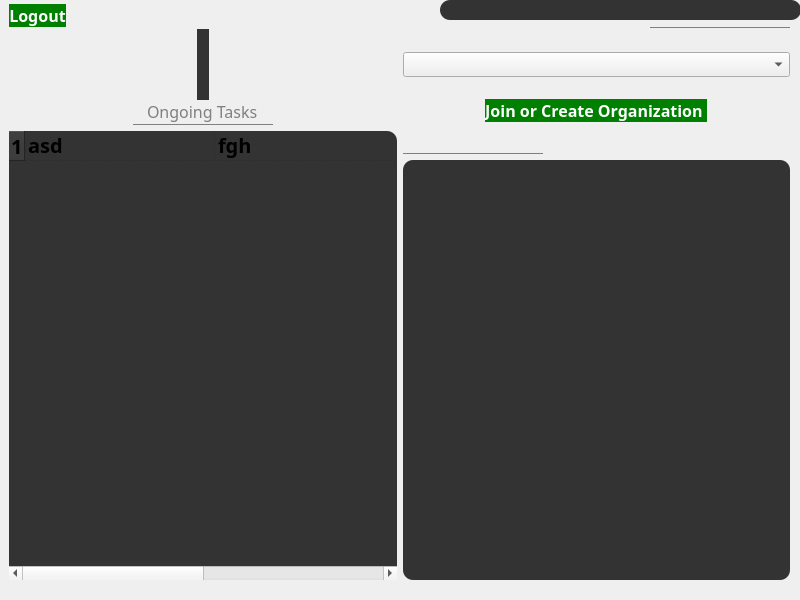
<?xml version="1.0" encoding="UTF-8"?>
<ui version="4.0">
 <class>MainViewWindow</class>
 <widget class="QWidget" name="MainViewWindow">
  <property name="geometry">
   <rect>
    <x>0</x>
    <y>0</y>
    <width>800</width>
    <height>600</height>
   </rect>
  </property>
  <property name="windowTitle">
   <string>Form</string>
  </property>
  <property name="styleSheet">
   <string notr="true">*{
	font-family:century gothic;
}

QFrame
{
	font-family:century gothic;
	font-size:20px;
	font:bold;
	background:#333;
	border-radius:10px;
}

QPushButton
{
	color:white;
	font:bold;
	font-size:16px;
	background:green;
	border-radius:15px;
}
QToolButton
{
	background:green;
	border-radius:60px;
}
QLabel
{
	color:green;
}
QLineEdit
{
	background:transparent;
	border:none;
	border-bottom: 1px solid grey;
	color:grey;
	font-size: 16px;
}</string>
  </property>
  <widget class="QLabel" name="Lusername">
   <property name="geometry">
    <rect>
     <x>440</x>
     <y>0</y>
     <width>361</width>
     <height>20</height>
    </rect>
   </property>
   <property name="text">
    <string/>
   </property>
  </widget>
  <widget class="QWidget" name="horizontalLayoutWidget">
   <property name="geometry">
    <rect>
     <x>9</x>
     <y>29</y>
     <width>781</width>
     <height>71</height>
    </rect>
   </property>
   <layout class="QHBoxLayout" name="horizontalLayout">
    <item>
     <layout class="QVBoxLayout" name="verticalLayout">
      <item alignment="Qt::AlignHCenter">
       <widget class="QLabel" name="label">
        <property name="text">
         <string>&lt;Organization name&gt;</string>
        </property>
       </widget>
      </item>
     </layout>
    </item>
    <item>
     <widget class="QComboBox" name="CBselectOrganization">
      <property name="minimumSize">
       <size>
        <width>72</width>
        <height>0</height>
       </size>
      </property>
     </widget>
    </item>
   </layout>
  </widget>
  <widget class="QWidget" name="horizontalLayoutWidget_2">
   <property name="geometry">
    <rect>
     <x>9</x>
     <y>99</y>
     <width>781</width>
     <height>481</height>
    </rect>
   </property>
   <layout class="QHBoxLayout" name="horizontalLayout_2">
    <item>
     <layout class="QVBoxLayout" name="verticalLayout_2">
      <item>
       <layout class="QHBoxLayout" name="horizontalLayout_3">
        <item alignment="Qt::AlignHCenter">
         <widget class="QLineEdit" name="LEongoingTasks">
          <property name="enabled">
           <bool>false</bool>
          </property>
          <property name="text">
           <string>Ongoing Tasks</string>
          </property>
          <property name="alignment">
           <set>Qt::AlignCenter</set>
          </property>
         </widget>
        </item>
       </layout>
      </item>
      <item>
       <widget class="QTableWidget" name="TWtasks">
        <property name="gridStyle">
         <enum>Qt::DotLine</enum>
        </property>
        <property name="columnCount">
         <number>2</number>
        </property>
        <attribute name="horizontalHeaderVisible">
         <bool>false</bool>
        </attribute>
        <attribute name="horizontalHeaderCascadingSectionResizes">
         <bool>false</bool>
        </attribute>
        <attribute name="horizontalHeaderDefaultSectionSize">
         <number>190</number>
        </attribute>
        <attribute name="horizontalHeaderShowSortIndicator" stdset="0">
         <bool>false</bool>
        </attribute>
        <attribute name="horizontalHeaderStretchLastSection">
         <bool>false</bool>
        </attribute>
        <attribute name="verticalHeaderVisible">
         <bool>true</bool>
        </attribute>
        <attribute name="verticalHeaderCascadingSectionResizes">
         <bool>false</bool>
        </attribute>
        <attribute name="verticalHeaderShowSortIndicator" stdset="0">
         <bool>false</bool>
        </attribute>
        <attribute name="verticalHeaderStretchLastSection">
         <bool>false</bool>
        </attribute>
        <row>
         <property name="text">
          <string>1</string>
         </property>
        </row>
        <column/>
        <column/>
        <item row="0" column="0">
         <property name="text">
          <string>asd</string>
         </property>
        </item>
        <item row="0" column="1">
         <property name="text">
          <string>fgh</string>
         </property>
        </item>
       </widget>
      </item>
     </layout>
    </item>
    <item>
     <layout class="QVBoxLayout" name="verticalLayout_3">
      <item alignment="Qt::AlignHCenter">
       <widget class="QPushButton" name="PBjoin">
        <property name="text">
         <string>Join or Create Organization </string>
        </property>
       </widget>
      </item>
      <item alignment="Qt::AlignLeft">
       <widget class="QLineEdit" name="LEtaskName">
        <property name="enabled">
         <bool>false</bool>
        </property>
       </widget>
      </item>
      <item>
       <widget class="QTextEdit" name="TEdescription">
        <property name="enabled">
         <bool>false</bool>
        </property>
       </widget>
      </item>
     </layout>
    </item>
   </layout>
  </widget>
  <widget class="QWidget" name="horizontalLayoutWidget_4">
   <property name="geometry">
    <rect>
     <x>9</x>
     <y>0</y>
     <width>781</width>
     <height>31</height>
    </rect>
   </property>
   <layout class="QHBoxLayout" name="horizontalLayout_4">
    <item alignment="Qt::AlignLeft">
     <widget class="QPushButton" name="PBlogout">
      <property name="text">
       <string>Logout</string>
      </property>
     </widget>
    </item>
    <item alignment="Qt::AlignRight">
     <widget class="QLineEdit" name="LEusername">
      <property name="enabled">
       <bool>false</bool>
      </property>
      <property name="alignment">
       <set>Qt::AlignCenter</set>
      </property>
     </widget>
    </item>
   </layout>
  </widget>
 </widget>
 <resources/>
 <connections/>
</ui>
